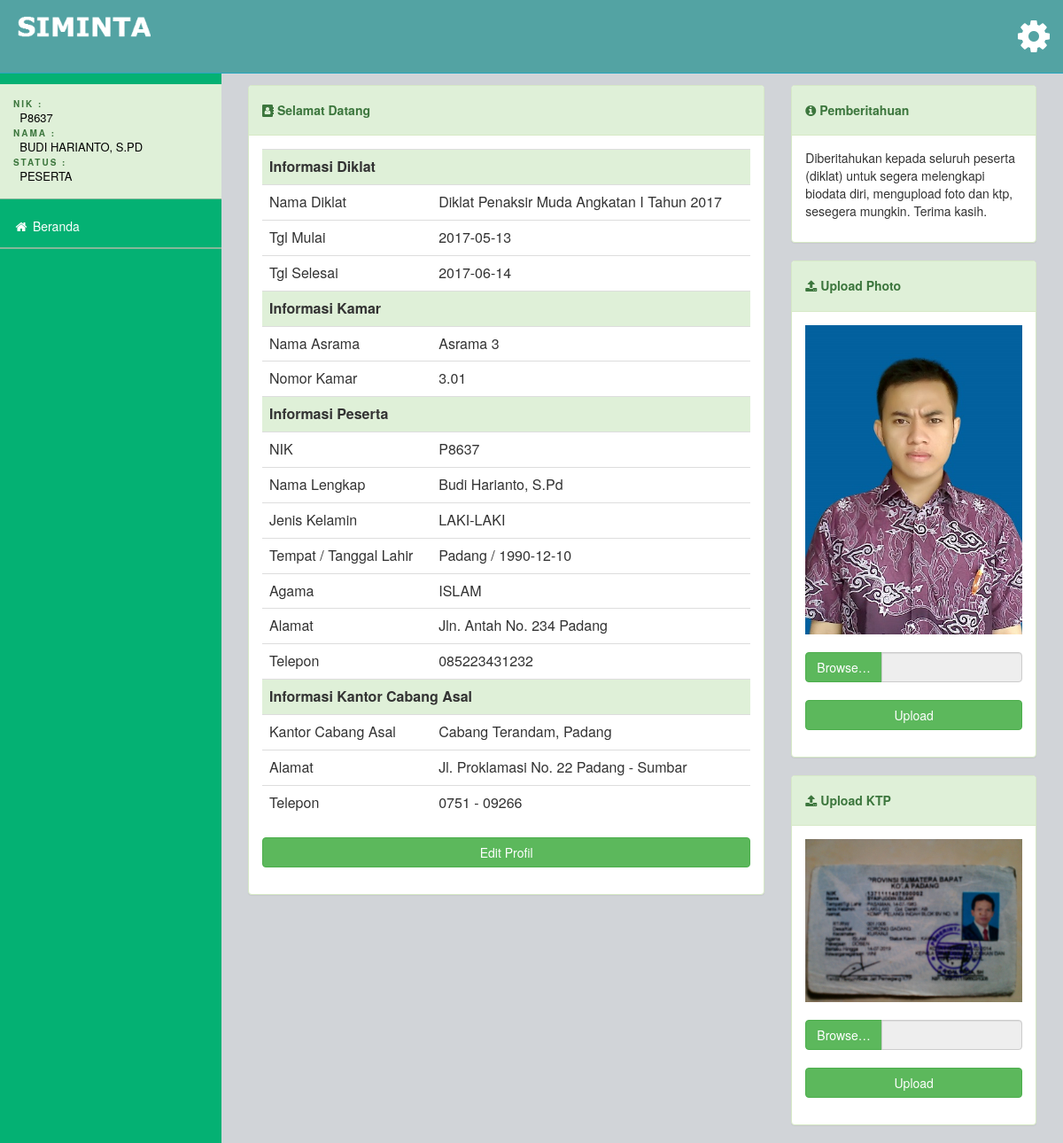
/views/peserta/main.php?page=home (signed in), run on the app's committed database.
### tables this page shows
CREATE TABLE `tb_detail_peserta` (
  `id` int(11) NOT NULL,
  `kamar_id` int(11) NOT NULL,
  `user_akun_id` int(11) NOT NULL,
  `nik` varchar(50) NOT NULL,
  `angkatan_id` int(11) NOT NULL,
  `nomor_absen` int(11) NOT NULL,
  `nama` varchar(100) NOT NULL,
  `jekel` enum('laki-laki','perempuan') DEFAULT NULL,
  `tempat_lahir` varchar(50) DEFAULT NULL,
  `tgl_lahir` date DEFAULT NULL,
  `cabang_asal` varchar(100) DEFAULT NULL,
  `alamat_kantor` varchar(100) DEFAULT NULL,
  `tlp_kantor` varchar(12) DEFAULT NULL,
  `nomor_hp` varchar(12) DEFAULT NULL,
  `alamat_rumah` varchar(100) DEFAULT NULL,
  `agama` enum('islam','katolik','protestan','hindu','buddha') DEFAULT NULL,
  `foto` varchar(150) DEFAULT NULL,
  `ktp` varchar(150) DEFAULT NULL
);

CREATE TABLE `tb_angkatan` (
  `id` int(10) NOT NULL,
  `nama_diklat` varchar(200) NOT NULL,
  `tgl_masuk` date NOT NULL,
  `tgl_selesai` date NOT NULL
);

CREATE TABLE `tb_kamar` (
  `id` int(11) NOT NULL,
  `nama_asrama` varchar(50) NOT NULL,
  `nomor_kamar` varchar(50) NOT NULL
);

### views/peserta/home.php (the view)
<?php
    $nik = $_SESSION["username"];
    $sql = "
        SELECT tb_angkatan.id, tb_angkatan.nama_diklat, tb_angkatan.tgl_masuk, tb_angkatan.tgl_selesai,
        tb_detail_peserta.id, tb_detail_peserta.nomor_absen, tb_detail_peserta.foto, tb_detail_peserta.ktp,
        tb_detail_peserta.nik, tb_detail_peserta.nama, tb_detail_peserta.jekel, tb_detail_peserta.tempat_lahir,
        tb_detail_peserta.tgl_lahir, tb_detail_peserta.cabang_asal, tb_detail_peserta.alamat_kantor,
        tb_detail_peserta.tlp_kantor, tb_detail_peserta.nomor_hp, tb_detail_peserta.alamat_rumah, tb_detail_peserta.agama,
        tb_detail_peserta.foto, tb_kamar.id, tb_kamar.nomor_kamar, tb_kamar.nama_asrama
        FROM tb_detail_peserta
        JOIN tb_angkatan ON tb_detail_peserta.angkatan_id = tb_angkatan.id
        JOIN tb_kamar ON tb_detail_peserta.kamar_id = tb_kamar.id
        WHERE tb_detail_peserta.nik = '$nik'
    ";
    $proses = mysqli_query($conn, $sql);
    $data = mysqli_fetch_assoc($proses);
?>
<div class="row">
    <div class="col-md-8">
        <div class="panel panel-success">
            <div class="panel-heading">
                <h5><i class="fa fa-address-book"></i>&nbsp;<strong>Selamat Datang</strong></h5>
            </div>
            <div class="panel-body">
                <div class="row">
                    <div class="col-md-12">
                        <table class="table">
                            <tr class="success">
                                <th colspan="2">Informasi Diklat</th>
                            </tr>
                            <tr>
                                <td>Nama Diklat</td>
                                <td><?php echo $data["nama_diklat"] ?></td>
                            </tr>
                            <tr>
                                <td>Tgl Mulai</td>
                                <td><?php echo $data["tgl_masuk"] ?></td>
                            </tr>
                            <tr>
                                <td>Tgl Selesai</td>
                                <td><?php echo $data["tgl_selesai"] ?></td>
                            </tr>
                            <tr class="success">
                                <th colspan="2">Informasi Kamar</th>
                            </tr>
                            <tr>
                                <td>Nama Asrama</td>
                                <td><?php echo $data["nama_asrama"] ?></td>
                            </tr>
                            <tr>
                                <td>Nomor Kamar</td>
                                <td><?php echo $data["nomor_kamar"] ?></td>
                            </tr>
                            <tr class="success">
                                <th colspan="2">Informasi Peserta</th>
                            </tr>
                            <tr>
                                <td>NIK</td>
                                <td><?php echo $data["nik"] ?></td>
                            </tr>
                            <tr>
                                <td>Nama Lengkap</td>
                                <td><?php echo $data["nama"] ?></td>
                            </tr>
                            <tr>
                                <td>Jenis Kelamin</td>
                                <td><?php echo strtoupper($data["jekel"]) ?></td>
                            </tr>
                            <tr>
                                <td>Tempat / Tanggal Lahir</td>
                                <td><?php echo $data["tempat_lahir"].' / '.$data["tgl_lahir"] ?></td>
                            </tr>
                            <tr>
                                <td>Agama</td>
                                <td><?php echo strtoupper($data["agama"]) ?></td>
                            </tr>
                            <tr>
                                <td>Alamat</td>
                                <td><?php echo $data["alamat_rumah"] ?></td>
                            </tr>
                            <tr>
                                <td>Telepon</td>
                                <td><?php echo $data["nomor_hp"] ?></td>
                            </tr>
                            <tr class="success">
                                <th colspan="2">Informasi Kantor Cabang Asal</th>
                            </tr>
                            <tr>
                                <td>Kantor Cabang Asal</td>
                                <td><?php echo $data["cabang_asal"] ?></td>
                            </tr>
                            <tr>
                                <td>Alamat</td>
                                <td><?php echo $data["alamat_kantor"] ?></td>
                            </tr>
                            <tr>
                                <td>Telepon</td>
                                <td><?php echo $data["tlp_kantor"] ?></td>
                            </tr>
                        </table>
                        <div class="form-group">
                            <a href="?page=edit-profil" class="btn btn-success btn-block">Edit Profil</a>
                        </div>
                    </div>
                </div>
            </div>
        </div>
    </div>
    <div class="col-md-4">
        <div class="row">
            <div class="col-md-12">
                <div class="panel panel-success">
                    <div class="panel-heading">
                        <h5><i class="fa fa-info-circle"></i>&nbsp;<strong>Pemberitahuan</strong></h5>
                    </div>
                    <div class="panel-body">
                        <div class="row">
                            <div class="col-md-12">
                                <p>
                                    Diberitahukan kepada seluruh peserta (diklat) untuk segera melengkapi biodata diri,
                                    mengupload foto dan ktp, sesegera mungkin. Terima kasih.
                                </p>
                            </div>
                        </div>
                    </div>
                </div>
            </div>
        </div>
        <div class="row">
            <div class="col-md-12">
                <div class="panel panel-success">
                    <div class="panel-heading">
                        <h5><i class="fa fa-upload"></i>&nbsp;<strong>Upload Photo</strong></h5>
                    </div>
                    <div class="panel-body">
                        <div class="row">
                            <div class="col-md-12">
                                <div>
                                    <img src="../../assets/img/photo-profil/<?php echo $data["foto"] ?>" alt="" class="img-responsive">
                                </div><br>
                                <form action="biodata/pros_upload_photo.php" method="POST" enctype="multipart/form-data">
                                    <div class="input-group">
                                        <label class="input-group-btn">
                                            <span class="btn btn-success">
                                                Browse&hellip; <input type="file" name="photo" style="display: none;">
                                            </span>
                                        </label>
                                        <input type="text" class="form-control" readonly>
                                    </div><br>
                                    <div class="form-group">
                                        <input type="submit" class="btn btn-success btn-block" value="Upload" name="submit">
                                    </div>
                                </form>
                            </div>
                        </div>
                    </div>
                </div>
            </div>
        </div>
        <div class="row">
            <div class="col-md-12">
                <div class="panel panel-success">
                    <div class="panel-heading">
                        <h5><i class="fa fa-upload"></i>&nbsp;<strong>Upload KTP</strong></h5>
                    </div>
                    <div class="panel-body">
                        <div class="row">
                            <div class="col-md-12">
                            <div>
                                <img src="../../assets/img/photo-ktp/<?php echo $data["ktp"] ?>" alt="" class="img-responsive">
                                </div><br>
                                <form action="biodata/pros_upload_ktp.php" method="POST" enctype="multipart/form-data">
                                    <div class="input-group">
                                        <label class="input-group-btn">
                                            <span class="btn btn-success">
                                                Browse&hellip; <input type="file" name="ktp" style="display: none;">
                                            </span>
                                        </label>
                                        <input type="text" class="form-control" readonly>
                                    </div><br>
                                    <div class="form-group">
                                        <input type="submit" class="btn btn-success btn-block" value="Upload" name="submit">
                                    </div>
                                </form>
                            </div>
                        </div>
                    </div>
                </div>
            </div>
        </div>
    </div>
</div>

### data on the page
tb_detail_peserta: angkatan.nama_diklat "Diklat Penaksir Muda Angkatan I Tahun 2017", angkatan.tgl_masuk "2017-05-13", angkatan.tgl_selesai "2017-06-14", kamar.nama_asrama "Asrama 3", kamar.nomor_kamar "3.01", nik "P8637", nama "Budi Harianto, S.Pd", jekel "LAKI-LAKI", tempat_lahir "Padang", tgl_lahir "1990-12-10", agama "ISLAM", alamat_rumah "Jln. Antah No. 234 Padang", nomor_hp "085223431232", cabang_asal "Cabang Terandam, Padang", alamat_kantor "Jl. Proklamasi No. 22 Padang - Sumbar", tlp_kantor "0751 - 09266", foto (picture), ktp (picture)

### other printed values
$_SESSION["username"] "P8637"
$_SESSION["nama"] "BUDI HARIANTO, S.PD"
$_SESSION["hak_akses"] "PESERTA"
